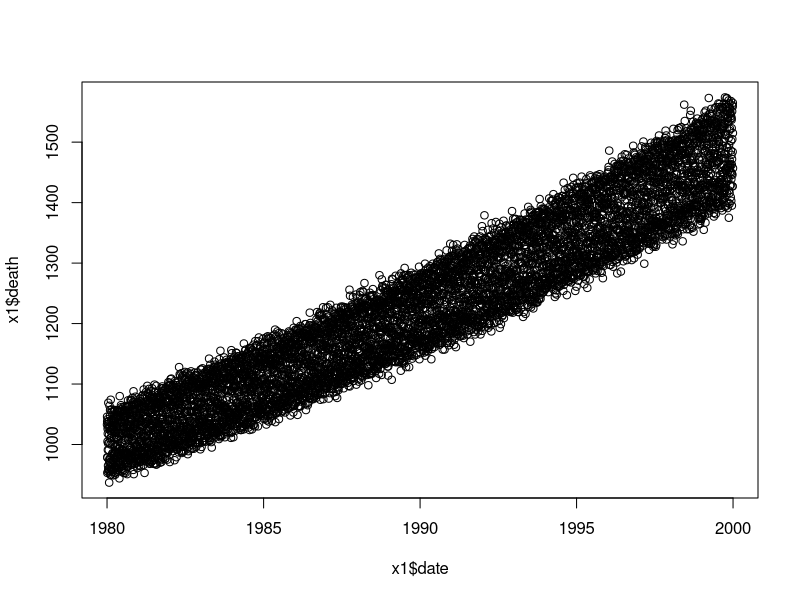

This figure's R source:
library(data.table)

# set cases based on a year trend
get_baseline_cases <- function(
    baseline,
    sd,
    year_growth,
    dow_effect,
    city,
    baseline_yr = 1980,
    end_yr = 1999
) {

  set.seed(123)
  
  # make the skeleton you need later
  get_year_dt <- function(yy) {
    st = lubridate::make_date(yy, 1, 1)
    ed = lubridate::make_date(yy, 12, 31)
    dt = seq.Date(st, ed, by = 'day')
    return(dt)
  }
  
  all_dt <- lapply(baseline_yr:end_yr, get_year_dt)
  all_dt <- do.call(c, all_dt)
  
  # make dt
  df <- data.table(date = as.IDate(all_dt), city = city)
  df[,year := year(all_dt)]
  df[,dow := wday(all_dt)]
  df[,month := month(all_dt)]
  df[,idx := 1:nrow(df)]
  
  # add year trend but compounded daily
  # (1 + Growth Rate)^(1/365)-1
  daily_growth = (1 + year_growth)^(1/365) - 1
  df[,death := baseline * exp(daily_growth * idx)]
  
  # add day of week trend
  dow_sine <- function(x) {
    A = dow_effect # amplitude
    B = 2*pi/7 # frequency
    C = 0 # phase shift
    D = 1 # vertical shift
    A * sin(B*x + C) + D
  }
  # plot(dow_sine(1:7), type = 'l')
  # points(dow_sine(1:7))
  df[,death := death * dow_sine(idx)]
  
  # add noise based on sd
  # applied in log space to make sure its positive
  noise = rnorm(nrow(df), sd = sd)
  df[, death := exp(log(death) + noise)]
  
  # round to integer
  df[, death := round(death)]
  
  # add strata
  df[, strata := paste0(city, ":", year, ":", month, ":", dow)]

  return(df)
  
}

x1 <- get_baseline_cases(baseline = 1000, 
                         sd = 0.01,
                         year_growth = 0.02,
                         dow_effect = 0.05,
                         city = 'BOSTON')

head(x1)
Ndays <- nrow(x1)
plot(x1$date, x1$death)
